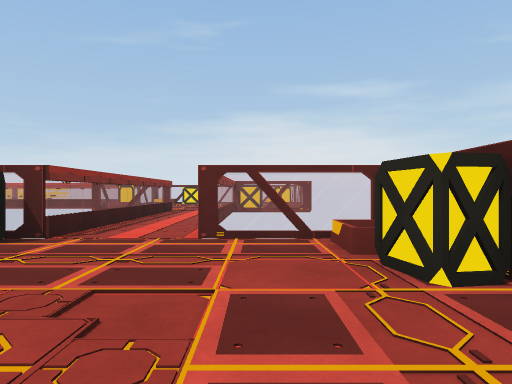
[1] (above)

14 first-person views from a walk through a Unity game level. The camera is 1.2 m above the floor, looks level and sees 70° across. Doors are open. The floor is counted in squares, 2 m on a side. Each view is taken from the middle of a square. On the plan, view 1 faces up. The plan holds only what a view shows up to about 10 squares ahead; the rest is blank. The player is left out. Some animated figures are left out.

[2]
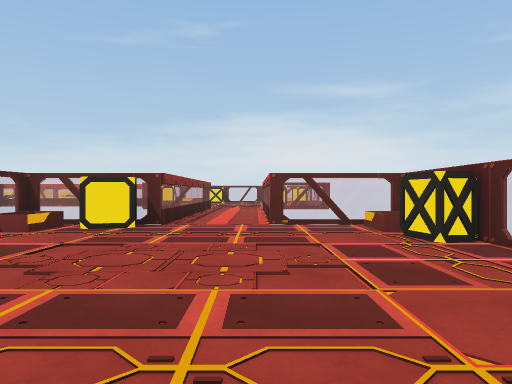

[3]
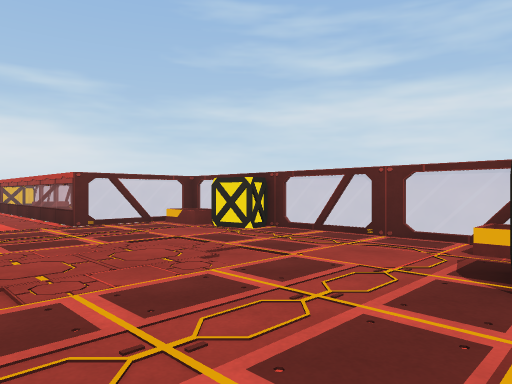

[4]
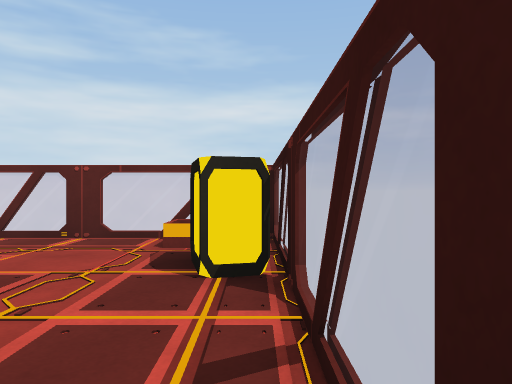

[5]
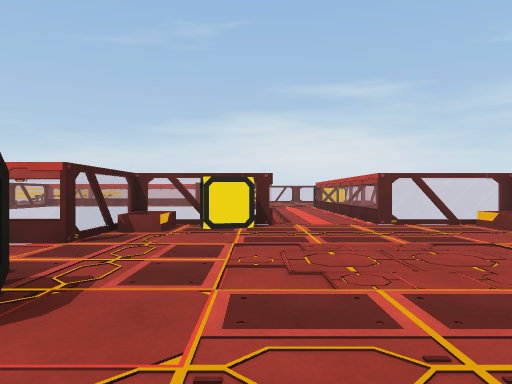

[6]
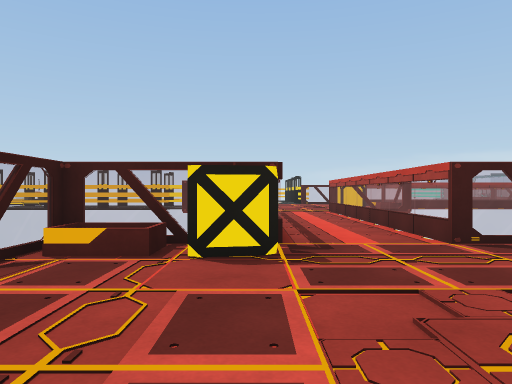

[7]
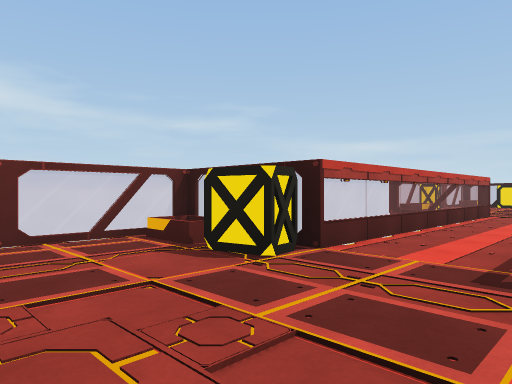

[8]
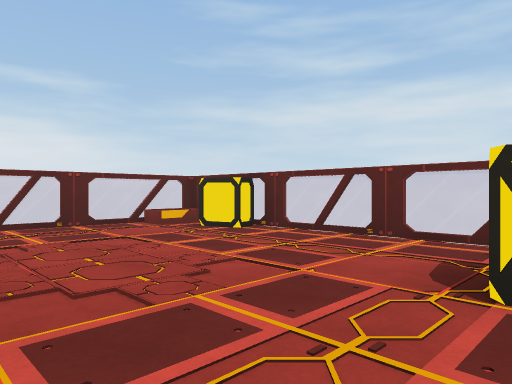

[9]
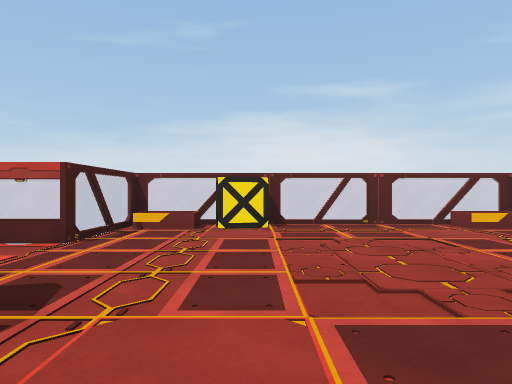

[10]
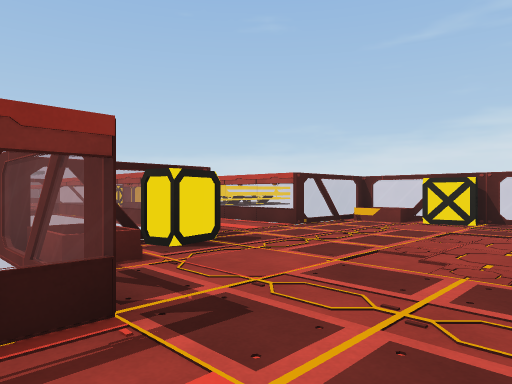

[11]
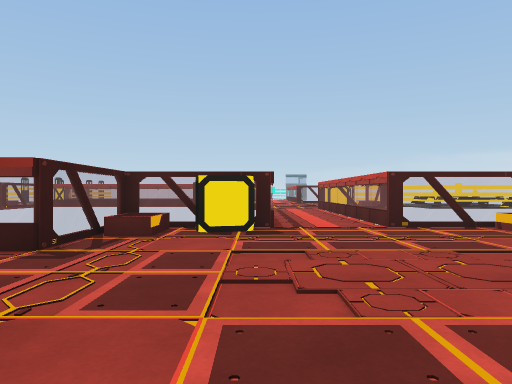

[12]
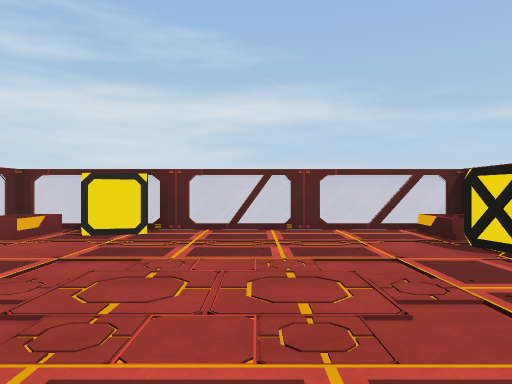

[13]
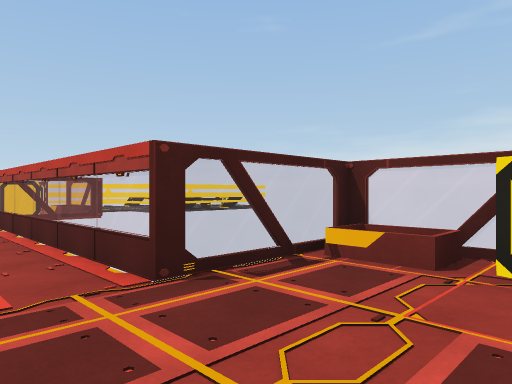

[14]
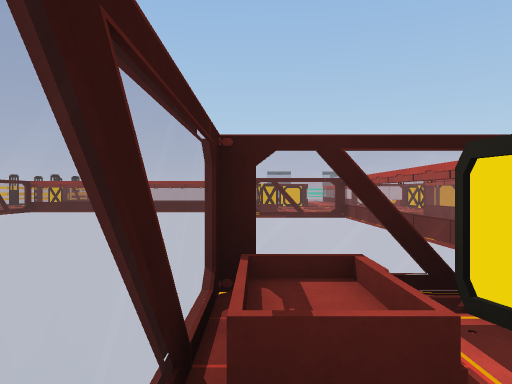

### Floor plan
Key: @ floor where view 1 was taken; # wall or solid block; . main floor; : floor 0.5 m higher than the main floor; / step, stairs or slope; D open door; = window, fence, low wall or low ledge; B box; O other object.
Columns run from 13 left of view 1 to 2 right of it. Each row starts with its distance up from view 1.
 19 ##     ##=#===##
 18  =     #//B.../=
 17 B=     #......B#
 16  D      D......=
 15         D......#
 14  OOOOOOOB......#
 13  =     #=......=
 12  =     #:/.DDB/=
 11        ###O .
 10           O
  9           O
  8           O
  7           O
  6           O
  5        #=#ODD==#
  4        #/BB.../
  3        #......B#
  2         D......=
  1         D......#
  0   OOOOOOB....@.#
 -1        #/...../#
 -2        #.....B/=
 -3        ######

Where each view was taken, in squares from view 1:
view 1: 0 up, 0 right, facing up
view 2: 2 down, 1 left, facing up
view 3: 2 down, 3 left, facing up-right
view 4: 2 down, 3 left, facing right
view 5: 2 down, 3 left, facing up
view 6: 0 up, 1 left, facing left
view 7: 15 up, 3 left, facing down-right
view 8: 12 up, 3 left, facing up-right
view 9: 12 up, 3 left, facing up
view 10: 11 up, 1 left, facing up-left
view 11: 14 up, 1 right, facing left
view 12: 15 up, 4 left, facing right
view 13: 15 up, 3 left, facing up-left
view 14: 12 up, 3 left, facing left
